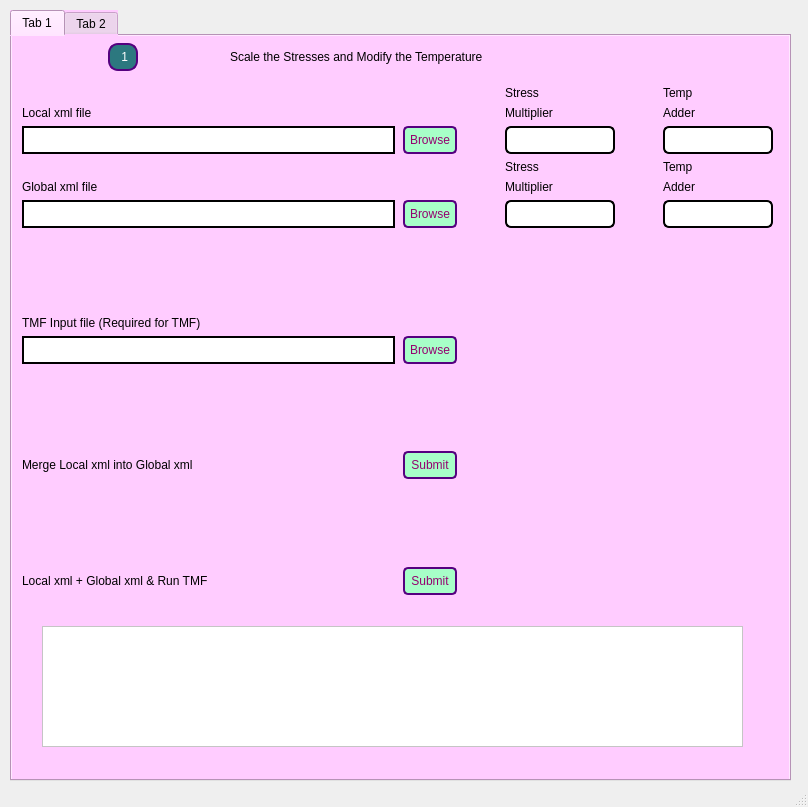
<?xml version="1.0" encoding="UTF-8"?>
<ui version="4.0">
 <class>MainWindow</class>
 <widget class="QMainWindow" name="MainWindow">
  <property name="geometry">
   <rect>
    <x>0</x>
    <y>0</y>
    <width>808</width>
    <height>807</height>
   </rect>
  </property>
  <property name="windowTitle">
   <string>MainWindow</string>
  </property>
  <widget class="QWidget" name="centralwidget">
   <widget class="QTabWidget" name="tabWidget">
    <property name="geometry">
     <rect>
      <x>10</x>
      <y>10</y>
      <width>781</width>
      <height>771</height>
     </rect>
    </property>
    <property name="sizeIncrement">
     <size>
      <width>0</width>
      <height>40</height>
     </size>
    </property>
    <property name="styleSheet">
     <string notr="true">/* Main Window Style */
QWidget {
    background-color: rgb(255, 204, 255);  /* Pinkish background */
}</string>
    </property>
    <property name="currentIndex">
     <number>0</number>
    </property>
    <widget class="QWidget" name="tab">
     <attribute name="title">
      <string>Tab 1</string>
     </attribute>
     <widget class="QWidget" name="horizontalLayoutWidget">
      <property name="geometry">
       <rect>
        <x>10</x>
        <y>-1</y>
        <width>568</width>
        <height>44</height>
       </rect>
      </property>
      <layout class="QHBoxLayout" name="horizontalLayout">
       <property name="sizeConstraint">
        <enum>QLayout::SetNoConstraint</enum>
       </property>
       <item>
        <widget class="QLabel" name="Number_label">
         <property name="sizePolicy">
          <sizepolicy hsizetype="Fixed" vsizetype="Fixed">
           <horstretch>0</horstretch>
           <verstretch>0</verstretch>
          </sizepolicy>
         </property>
         <property name="layoutDirection">
          <enum>Qt::RightToLeft</enum>
         </property>
         <property name="styleSheet">
          <string notr="true">/* Title Label Style */
QLabel#Number_label {
    background-color:rgb(44, 120, 127);  /* Bluish background */
    color: white;               /* Font color for the text */
    font: 14pt &quot;MS Shell Dlg 2&quot;;
    padding: 5px;
    border-radius: 10px;                   /* Rounded corners */
    border: 2px solid rgb(85, 0, 127);           
}
</string>
         </property>
         <property name="text">
          <string> 1</string>
         </property>
        </widget>
       </item>
       <item>
        <widget class="QLabel" name="text">
         <property name="sizePolicy">
          <sizepolicy hsizetype="Fixed" vsizetype="Fixed">
           <horstretch>0</horstretch>
           <verstretch>0</verstretch>
          </sizepolicy>
         </property>
         <property name="layoutDirection">
          <enum>Qt::LeftToRight</enum>
         </property>
         <property name="styleSheet">
          <string notr="true">
QLabel#text{
 background-color: rgb(255, 204, 255);
color: black;                /* Font color */
font: bold 17pt &quot;Arial Narrow&quot;;
 font-weight: normal;
}

</string>
         </property>
         <property name="text">
          <string>Scale the Stresses and Modify the Temperature      </string>
         </property>
        </widget>
       </item>
      </layout>
     </widget>
     <widget class="QWidget" name="gridLayoutWidget">
      <property name="geometry">
       <rect>
        <x>10</x>
        <y>50</y>
        <width>751</width>
        <height>509</height>
       </rect>
      </property>
      <layout class="QGridLayout" name="gridLayout" rowstretch="0,0,0,0,0,0,0,0,0,0,0,0,0,0,0">
       <property name="sizeConstraint">
        <enum>QLayout::SetNoConstraint</enum>
       </property>
       <property name="horizontalSpacing">
        <number>8</number>
       </property>
       <item row="12" column="3">
        <widget class="QPushButton" name="pushButton_5">
         <property name="styleSheet">
          <string notr="true">QPushButton{
    background-color: rgb(167, 255, 200);  /* Bluish background */
    color: rgb(148, 0, 111);               /* Font color for the text */
    font: bold 8pt &quot;MS Shell Dlg 2&quot;;
    padding: 5px;
    border-radius: 5px;                   /* Rounded corners */
    border: 2px solid rgb(85, 0, 127);           
}</string>
         </property>
         <property name="text">
          <string>Submit</string>
         </property>
        </widget>
       </item>
       <item row="6" column="5">
        <widget class="QLabel" name="text_11">
         <property name="styleSheet">
          <string notr="true">QLabel#text_11{
background-color: rgb(255, 204, 255);
color: black;               
font: 12pt  &quot;Arial Narrow&quot;;
 font-weight: normal;
}</string>
         </property>
         <property name="text">
          <string>Multiplier</string>
         </property>
        </widget>
       </item>
       <item row="5" column="5">
        <widget class="QLabel" name="text_12">
         <property name="styleSheet">
          <string notr="true">
QLabel#text_12{
background-color: rgb(255, 204, 255);
color: black;                /* Font color */
font: 12pt  &quot;Arial Narrow&quot;;
 font-weight: normal;
}</string>
         </property>
         <property name="text">
          <string>Stress</string>
         </property>
        </widget>
       </item>
       <item row="10" column="3">
        <widget class="QPushButton" name="pushButton_3">
         <property name="sizePolicy">
          <sizepolicy hsizetype="Preferred" vsizetype="Preferred">
           <horstretch>0</horstretch>
           <verstretch>0</verstretch>
          </sizepolicy>
         </property>
         <property name="styleSheet">
          <string notr="true">QPushButton{
    background-color: rgb(167, 255, 200);  /* Bluish background */
    color: rgb(148, 0, 111);               /* Font color for the text */
    font: bold 8pt &quot;MS Shell Dlg 2&quot;;
    padding: 5px;
    border-radius: 5px;                   /* Rounded corners */
    border: 2px solid rgb(85, 0, 127);           
}</string>
         </property>
         <property name="text">
          <string>Browse</string>
         </property>
        </widget>
       </item>
       <item row="4" column="7">
        <widget class="QLineEdit" name="lineEdit_6">
         <property name="sizePolicy">
          <sizepolicy hsizetype="Preferred" vsizetype="Preferred">
           <horstretch>0</horstretch>
           <verstretch>0</verstretch>
          </sizepolicy>
         </property>
         <property name="styleSheet">
          <string notr="true">QLineEdit#lineEdit_6{
background-color: #ffffff;
border: 2px solid #000;
border-radius: 6px;                   /* Rounded corners */
  
}</string>
         </property>
        </widget>
       </item>
       <item row="9" column="2">
        <widget class="QLabel" name="text_4">
         <property name="styleSheet">
          <string notr="true">
QLabel#text_4{
 background-color: rgb(255, 204, 255);
color: black;                /* Font color */
font: 17pt  &quot;Arial Narrow&quot;;
 font-weight: normal;
}</string>
         </property>
         <property name="text">
          <string>TMF Input file (Required for TMF)</string>
         </property>
        </widget>
       </item>
       <item row="4" column="3">
        <widget class="QPushButton" name="pushButton">
         <property name="sizePolicy">
          <sizepolicy hsizetype="Preferred" vsizetype="Preferred">
           <horstretch>0</horstretch>
           <verstretch>0</verstretch>
          </sizepolicy>
         </property>
         <property name="styleSheet">
          <string notr="true">QPushButton{
    background-color: rgb(167, 255, 200);  /* Bluish background */
    color: rgb(148, 0, 111);               /* Font color for the text */
    font: bold 8pt &quot;MS Shell Dlg 2&quot;;
    padding: 5px;
    border-radius: 5px;                   /* Rounded corners */
    border: 2px solid rgb(85, 0, 127);           
}</string>
         </property>
         <property name="text">
          <string>Browse</string>
         </property>
        </widget>
       </item>
       <item row="3" column="7">
        <widget class="QLabel" name="text_10">
         <property name="styleSheet">
          <string notr="true">
QLabel#text_10{
background-color: rgb(255, 204, 255);
color: black;                /* Font color */
font: 12pt  &quot;Arial Narrow&quot;;
 font-weight: normal;
}</string>
         </property>
         <property name="text">
          <string>Adder</string>
         </property>
        </widget>
       </item>
       <item row="6" column="2">
        <widget class="QLabel" name="text_3">
         <property name="styleSheet">
          <string notr="true">
QLabel#text_3{
 background-color: rgb(255, 204, 255);
color: black;                /* Font color */
font: 17pt  &quot;Arial Narrow&quot;;
 font-weight: normal;
}</string>
         </property>
         <property name="text">
          <string>Global xml file</string>
         </property>
        </widget>
       </item>
       <item row="2" column="5">
        <widget class="QLabel" name="text_7">
         <property name="styleSheet">
          <string notr="true">
QLabel#text_7{
background-color: rgb(255, 204, 255);
color: black;                /* Font color */
font: 12pt  &quot;Arial Narrow&quot;;
 font-weight: normal;
}</string>
         </property>
         <property name="text">
          <string>Stress</string>
         </property>
        </widget>
       </item>
       <item row="4" column="5">
        <widget class="QLineEdit" name="lineEdit_4">
         <property name="sizePolicy">
          <sizepolicy hsizetype="Preferred" vsizetype="Preferred">
           <horstretch>0</horstretch>
           <verstretch>0</verstretch>
          </sizepolicy>
         </property>
         <property name="styleSheet">
          <string notr="true">QLineEdit#lineEdit_4{
background-color: #ffffff;
border: 2px solid #000;
border-radius: 6px;                   /* Rounded corners */
  
}</string>
         </property>
        </widget>
       </item>
       <item row="10" column="2">
        <widget class="QLineEdit" name="lineEdit_3">
         <property name="sizePolicy">
          <sizepolicy hsizetype="Expanding" vsizetype="Preferred">
           <horstretch>0</horstretch>
           <verstretch>0</verstretch>
          </sizepolicy>
         </property>
         <property name="styleSheet">
          <string notr="true">QLineEdit {
    background-color: #ffffff;
    border: 2px solid #000;
}</string>
         </property>
        </widget>
       </item>
       <item row="3" column="2">
        <widget class="QLabel" name="text_2">
         <property name="sizePolicy">
          <sizepolicy hsizetype="Expanding" vsizetype="Fixed">
           <horstretch>0</horstretch>
           <verstretch>0</verstretch>
          </sizepolicy>
         </property>
         <property name="styleSheet">
          <string notr="true">
QLabel#text_2{
 background-color: rgb(255, 204, 255);
color: black;                /* Font color */
font: 17pt  &quot;Arial Narrow&quot;;
 font-weight: normal;
}</string>
         </property>
         <property name="text">
          <string>Local xml file</string>
         </property>
        </widget>
       </item>
       <item row="4" column="6">
        <spacer name="horizontalSpacer_2">
         <property name="orientation">
          <enum>Qt::Horizontal</enum>
         </property>
         <property name="sizeType">
          <enum>QSizePolicy::Fixed</enum>
         </property>
         <property name="sizeHint" stdset="0">
          <size>
           <width>40</width>
           <height>20</height>
          </size>
         </property>
        </spacer>
       </item>
       <item row="6" column="7">
        <widget class="QLabel" name="text_14">
         <property name="styleSheet">
          <string notr="true">QLabel#text_14{
background-color: rgb(255, 204, 255);
color: black;                /* Font color */
font: 12pt  &quot;Arial Narrow&quot;;
 font-weight: normal;
}</string>
         </property>
         <property name="text">
          <string>Adder</string>
         </property>
        </widget>
       </item>
       <item row="5" column="7">
        <widget class="QLabel" name="text_13">
         <property name="styleSheet">
          <string notr="true">QLabel#text_13{
background-color: rgb(255, 204, 255);
color: black;              
font: 12pt  &quot;Arial Narrow&quot;;
 font-weight: normal;
}</string>
         </property>
         <property name="text">
          <string>Temp</string>
         </property>
        </widget>
       </item>
       <item row="7" column="5">
        <widget class="QLineEdit" name="lineEdit_5">
         <property name="sizePolicy">
          <sizepolicy hsizetype="Preferred" vsizetype="Preferred">
           <horstretch>0</horstretch>
           <verstretch>0</verstretch>
          </sizepolicy>
         </property>
         <property name="styleSheet">
          <string notr="true">QLineEdit#lineEdit_5{
background-color: #ffffff;
border: 2px solid #000;
border-radius: 6px;                   /* Rounded corners */
  
}</string>
         </property>
        </widget>
       </item>
       <item row="11" column="3">
        <spacer name="verticalSpacer_2">
         <property name="orientation">
          <enum>Qt::Vertical</enum>
         </property>
         <property name="sizeHint" stdset="0">
          <size>
           <width>20</width>
           <height>40</height>
          </size>
         </property>
        </spacer>
       </item>
       <item row="4" column="2">
        <widget class="QLineEdit" name="lineEdit_8">
         <property name="sizePolicy">
          <sizepolicy hsizetype="Expanding" vsizetype="Preferred">
           <horstretch>0</horstretch>
           <verstretch>0</verstretch>
          </sizepolicy>
         </property>
         <property name="styleSheet">
          <string notr="true">QLineEdit {
    background-color: #ffffff;
    border: 2px solid #000;
}</string>
         </property>
        </widget>
       </item>
       <item row="7" column="2">
        <widget class="QLineEdit" name="lineEdit_2">
         <property name="sizePolicy">
          <sizepolicy hsizetype="Expanding" vsizetype="Preferred">
           <horstretch>0</horstretch>
           <verstretch>0</verstretch>
          </sizepolicy>
         </property>
         <property name="styleSheet">
          <string notr="true">QLineEdit {
    background-color: #ffffff;
    border: 2px solid #000;
}</string>
         </property>
        </widget>
       </item>
       <item row="7" column="4">
        <spacer name="horizontalSpacer_4">
         <property name="orientation">
          <enum>Qt::Horizontal</enum>
         </property>
         <property name="sizeType">
          <enum>QSizePolicy::Fixed</enum>
         </property>
         <property name="sizeHint" stdset="0">
          <size>
           <width>40</width>
           <height>20</height>
          </size>
         </property>
        </spacer>
       </item>
       <item row="7" column="3">
        <widget class="QPushButton" name="pushButton_2">
         <property name="sizePolicy">
          <sizepolicy hsizetype="Preferred" vsizetype="Preferred">
           <horstretch>0</horstretch>
           <verstretch>0</verstretch>
          </sizepolicy>
         </property>
         <property name="styleSheet">
          <string notr="true">QPushButton{
    background-color: rgb(167, 255, 200);  /* Bluish background */
    color: rgb(148, 0, 111);               /* Font color for the text */
    font: bold 8pt &quot;MS Shell Dlg 2&quot;;
    padding: 5px;
    border-radius: 5px;                   /* Rounded corners */
    border: 2px solid rgb(85, 0, 127);           
}</string>
         </property>
         <property name="text">
          <string>Browse</string>
         </property>
        </widget>
       </item>
       <item row="12" column="2">
        <widget class="QLabel" name="text_6">
         <property name="styleSheet">
          <string notr="true">
QLabel#text_6
{
 background-color: rgb(255, 204, 255);
color: black;                /* Font color */
font: 17pt  &quot;Arial Narrow&quot;;
 font-weight: normal;
}</string>
         </property>
         <property name="text">
          <string>Merge Local xml into Global xml</string>
         </property>
        </widget>
       </item>
       <item row="2" column="7">
        <widget class="QLabel" name="text_9">
         <property name="styleSheet">
          <string notr="true">
QLabel#text_9{
background-color: rgb(255, 204, 255);
color: black;                /* Font color */
font: 12pt  &quot;Arial Narrow&quot;;
 font-weight: normal;
}</string>
         </property>
         <property name="text">
          <string>Temp</string>
         </property>
        </widget>
       </item>
       <item row="3" column="5">
        <widget class="QLabel" name="text_8">
         <property name="styleSheet">
          <string notr="true">
QLabel#text_8{
background-color: rgb(255, 204, 255);
color: black;                /* Font color */
font: 12pt  &quot;Arial Narrow&quot;;
 font-weight: normal;
}</string>
         </property>
         <property name="text">
          <string>Multiplier</string>
         </property>
        </widget>
       </item>
       <item row="4" column="4">
        <spacer name="horizontalSpacer_3">
         <property name="orientation">
          <enum>Qt::Horizontal</enum>
         </property>
         <property name="sizeType">
          <enum>QSizePolicy::Fixed</enum>
         </property>
         <property name="sizeHint" stdset="0">
          <size>
           <width>40</width>
           <height>20</height>
          </size>
         </property>
        </spacer>
       </item>
       <item row="13" column="3">
        <spacer name="verticalSpacer_4">
         <property name="orientation">
          <enum>Qt::Vertical</enum>
         </property>
         <property name="sizeHint" stdset="0">
          <size>
           <width>20</width>
           <height>40</height>
          </size>
         </property>
        </spacer>
       </item>
       <item row="7" column="7">
        <widget class="QLineEdit" name="lineEdit_7">
         <property name="sizePolicy">
          <sizepolicy hsizetype="Preferred" vsizetype="Preferred">
           <horstretch>0</horstretch>
           <verstretch>0</verstretch>
          </sizepolicy>
         </property>
         <property name="styleSheet">
          <string notr="true">QLineEdit#lineEdit_7{
background-color: #ffffff;
border: 2px solid #000;
border-radius: 6px;                   /* Rounded corners */
  
}</string>
         </property>
        </widget>
       </item>
       <item row="14" column="2">
        <widget class="QLabel" name="text_16">
         <property name="styleSheet">
          <string notr="true">
QLabel#text_16{
 background-color: rgb(255, 204, 255);
color: black;                /* Font color */
font: 17pt  &quot;Arial Narrow&quot;;
 font-weight: normal;
}</string>
         </property>
         <property name="text">
          <string>Local xml + Global xml &amp; Run TMF</string>
         </property>
        </widget>
       </item>
       <item row="14" column="3">
        <widget class="QPushButton" name="pushButton_6">
         <property name="styleSheet">
          <string notr="true">QPushButton{
    background-color: rgb(167, 255, 200);  /* Bluish background */
    color: rgb(148, 0, 111);               /* Font color for the text */
    font: bold 8pt &quot;MS Shell Dlg 2&quot;;
    padding: 5px;
    border-radius: 5px;                   /* Rounded corners */
    border: 2px solid rgb(85, 0, 127);           
}</string>
         </property>
         <property name="text">
          <string>Submit</string>
         </property>
        </widget>
       </item>
       <item row="8" column="2">
        <spacer name="verticalSpacer_5">
         <property name="orientation">
          <enum>Qt::Vertical</enum>
         </property>
         <property name="sizeHint" stdset="0">
          <size>
           <width>20</width>
           <height>40</height>
          </size>
         </property>
        </spacer>
       </item>
      </layout>
     </widget>
     <widget class="QTextBrowser" name="textBrowser">
      <property name="geometry">
       <rect>
        <x>30</x>
        <y>590</y>
        <width>701</width>
        <height>121</height>
       </rect>
      </property>
      <property name="styleSheet">
       <string notr="true">QTextBrowser#textBrowser{
 background-color: white;
}

</string>
      </property>
     </widget>
    </widget>
    <widget class="QWidget" name="tab_2">
     <attribute name="title">
      <string>Tab 2</string>
     </attribute>
     <widget class="QWidget" name="formLayoutWidget">
      <property name="geometry">
       <rect>
        <x>20</x>
        <y>20</y>
        <width>551</width>
        <height>101</height>
       </rect>
      </property>
      <layout class="QFormLayout" name="formLayout">
       <property name="sizeConstraint">
        <enum>QLayout::SetDefaultConstraint</enum>
       </property>
       <item row="0" column="0">
        <widget class="QLabel" name="Number_label_2">
         <property name="sizePolicy">
          <sizepolicy hsizetype="Fixed" vsizetype="Fixed">
           <horstretch>0</horstretch>
           <verstretch>0</verstretch>
          </sizepolicy>
         </property>
         <property name="layoutDirection">
          <enum>Qt::RightToLeft</enum>
         </property>
         <property name="styleSheet">
          <string notr="true">/* Title Label Style */
QLabel#Number_label_2{
    background-color:rgb(44, 120, 127);  /* Bluish background */
    color: white;               /* Font color for the text */
    font: 14pt &quot;MS Shell Dlg 2&quot;;
    padding: 5px;
    border-radius: 10px;                   /* Rounded corners */
    border: 2px solid rgb(85, 0, 127);           
}
</string>
         </property>
         <property name="text">
          <string>2</string>
         </property>
        </widget>
       </item>
       <item row="0" column="1">
        <widget class="QLabel" name="text_5">
         <property name="sizePolicy">
          <sizepolicy hsizetype="Fixed" vsizetype="Fixed">
           <horstretch>0</horstretch>
           <verstretch>0</verstretch>
          </sizepolicy>
         </property>
         <property name="layoutDirection">
          <enum>Qt::LeftToRight</enum>
         </property>
         <property name="styleSheet">
          <string notr="true">
QLabel#text_5{
 background-color: rgb(255, 204, 255);
color: black;                /* Font color */
font: bold 17pt &quot;Arial Narrow&quot;;
 font-weight: normal;
}

</string>
         </property>
         <property name="text">
          <string>Convert xml file from M_MPa Unit </string>
         </property>
        </widget>
       </item>
       <item row="1" column="1">
        <widget class="QLabel" name="label">
         <property name="styleSheet">
          <string notr="true">
QLabel#label{
 background-color: rgb(255, 204, 255);
color: black;                /* Font color */
font: bold 17pt &quot;Arial Narrow&quot;;
 font-weight: normal;
}
</string>
         </property>
         <property name="text">
          <string>System to mm_MPa Unit System</string>
         </property>
        </widget>
       </item>
      </layout>
     </widget>
     <widget class="QWidget" name="horizontalLayoutWidget_2">
      <property name="geometry">
       <rect>
        <x>20</x>
        <y>280</y>
        <width>451</width>
        <height>41</height>
       </rect>
      </property>
      <layout class="QHBoxLayout" name="horizontalLayout_2">
       <item>
        <widget class="QLineEdit" name="lineEdit_9">
         <property name="sizePolicy">
          <sizepolicy hsizetype="Expanding" vsizetype="Preferred">
           <horstretch>0</horstretch>
           <verstretch>0</verstretch>
          </sizepolicy>
         </property>
         <property name="styleSheet">
          <string notr="true">QLineEdit {
    background-color: #ffffff;
    border: 2px solid #000;
}</string>
         </property>
        </widget>
       </item>
       <item>
        <widget class="QPushButton" name="pushButton_4">
         <property name="sizePolicy">
          <sizepolicy hsizetype="Preferred" vsizetype="Preferred">
           <horstretch>0</horstretch>
           <verstretch>0</verstretch>
          </sizepolicy>
         </property>
         <property name="styleSheet">
          <string notr="true">QPushButton{
    background-color: rgb(167, 255, 200);  /* Bluish background */
    color: rgb(148, 0, 111);               /* Font color for the text */
    font: bold 8pt &quot;MS Shell Dlg 2&quot;;
    padding: 5px;
    border-radius: 5px;                   /* Rounded corners */
    border: 2px solid rgb(85, 0, 127);           
}</string>
         </property>
         <property name="text">
          <string>Browse</string>
         </property>
        </widget>
       </item>
      </layout>
     </widget>
     <widget class="QLabel" name="text_15">
      <property name="geometry">
       <rect>
        <x>30</x>
        <y>230</y>
        <width>251</width>
        <height>33</height>
       </rect>
      </property>
      <property name="sizePolicy">
       <sizepolicy hsizetype="Fixed" vsizetype="Fixed">
        <horstretch>0</horstretch>
        <verstretch>0</verstretch>
       </sizepolicy>
      </property>
      <property name="layoutDirection">
       <enum>Qt::LeftToRight</enum>
      </property>
      <property name="styleSheet">
       <string notr="true">
QLabel#text_15{
 background-color: rgb(255, 204, 255);
color: black;                /* Font color */
font: bold 17pt &quot;Arial Narrow&quot;;
 font-weight: normal;
}

</string>
      </property>
      <property name="text">
       <string>xml file in M MPa Unit</string>
      </property>
     </widget>
     <widget class="QWidget" name="verticalLayoutWidget">
      <property name="geometry">
       <rect>
        <x>20</x>
        <y>130</y>
        <width>551</width>
        <height>51</height>
       </rect>
      </property>
      <layout class="QVBoxLayout" name="verticalLayout">
       <item>
        <widget class="QLabel" name="label_2">
         <property name="styleSheet">
          <string notr="true">
QLabel#label_2{
 background-color: rgb(255, 204, 255);
color: black;                /* Font color */
font: 12pt &quot;Arial Narrow&quot;;
 font-weight: normal;
}
</string>
         </property>
         <property name="text">
          <string>Nodal coordinates scaled by 1.0E3, Nodal Stresses scaled by 1.0E-6</string>
         </property>
        </widget>
       </item>
      </layout>
     </widget>
     <widget class="QLabel" name="label_3">
      <property name="geometry">
       <rect>
        <x>20</x>
        <y>330</y>
        <width>441</width>
        <height>61</height>
       </rect>
      </property>
      <property name="styleSheet">
       <string notr="true">
QLabel#label_3{
 background-color: rgb(255, 204, 255);
color: black;                /* Font color */
font: bold 17pt &quot;Arial Narrow&quot;;
 font-weight: normal;
}
</string>
      </property>
      <property name="text">
       <string>Select the box if the given xml file has :</string>
      </property>
     </widget>
     <widget class="QWidget" name="verticalLayoutWidget_2">
      <property name="geometry">
       <rect>
        <x>20</x>
        <y>380</y>
        <width>431</width>
        <height>199</height>
       </rect>
      </property>
      <layout class="QVBoxLayout" name="verticalLayout_2">
       <item>
        <widget class="QCheckBox" name="checkBox_1">
         <property name="styleSheet">
          <string notr="true">

QCheckBox#checkBox_1 {
    background-color: rgb(255, 204, 255); 
    color: black;                       
    font: normal 17pt &quot;Arial Narrow&quot;;   
}

QCheckBox#checkBox_1::indicator {
background-color: white; 
    width: 40px; 
    height: 40px; 
}

QCheckBox#checkBox_1::indicator:unchecked {
    image: url(&quot;C:/Users/Lipika Dudeja/Downloads/unchecked.svg&quot;); 
}

QCheckBox#checkBox_1::indicator:checked {
    image: url(&quot;C:/Users/Lipika Dudeja/Downloads/checked.svg&quot;); 
}</string>
         </property>
         <property name="text">
          <string>Nodal Temperature</string>
         </property>
        </widget>
       </item>
       <item>
        <widget class="QCheckBox" name="checkBox_2">
         <property name="styleSheet">
          <string notr="true">QCheckBox#checkBox_2 {
    background-color: rgb(255, 204, 255); 
    color: black;                       
    font: normal 17pt &quot;Arial Narrow&quot;;   
}

QCheckBox#checkBox_2::indicator {
background-color: white; 
    width: 40px; 
    height: 40px; 
}

QCheckBox#checkBox_2::indicator:unchecked {
    image: url(&quot;C:/Users/Lipika Dudeja/Downloads/unchecked.svg&quot;); 
}

QCheckBox#checkBox_2::indicator:checked {
    image: url(&quot;C:/Users/Lipika Dudeja/Downloads/checked.svg&quot;); 
}
</string>
         </property>
         <property name="text">
          <string>Nodal Coordinates</string>
         </property>
        </widget>
       </item>
       <item>
        <widget class="QCheckBox" name="checkBox_3">
         <property name="styleSheet">
          <string notr="true">QCheckBox#checkBox_3 {
    background-color: rgb(255, 204, 255); 
    color: black;                       
    font: normal 17pt &quot;Arial Narrow&quot;;   
}

QCheckBox#checkBox_3::indicator {
background-color: white; 
    width: 40px; 
    height: 40px; 
}

QCheckBox#checkBox_3::indicator:unchecked {
    image: url(&quot;C:/Users/Lipika Dudeja/Downloads/unchecked.svg&quot;); 
}

QCheckBox#checkBox_3::indicator:checked {
    image: url(&quot;C:/Users/Lipika Dudeja/Downloads/checked.svg&quot;); 
}
</string>
         </property>
         <property name="text">
          <string>Element Connectivities</string>
         </property>
        </widget>
       </item>
       <item>
        <widget class="QCheckBox" name="checkBox_4">
         <property name="styleSheet">
          <string notr="true">QCheckBox#checkBox_4{
    background-color: rgb(255, 204, 255); 
    color: black;                       
    font: normal 17pt &quot;Arial Narrow&quot;;   
}

QCheckBox#checkBox_4::indicator {
background-color: white; 
    width: 40px; 
    height: 40px; 
}

QCheckBox#checkBox_4::indicator:unchecked {
    image: url(&quot;C:/Users/Lipika Dudeja/Downloads/unchecked.svg&quot;); 
}

QCheckBox#checkBox_4::indicator:checked {
    image: url(&quot;C:/Users/Lipika Dudeja/Downloads/checked.svg&quot;); 
}</string>
         </property>
         <property name="text">
          <string>Nodal Stresses</string>
         </property>
        </widget>
       </item>
      </layout>
     </widget>
     <widget class="QTextBrowser" name="textBrowser_2">
      <property name="geometry">
       <rect>
        <x>370</x>
        <y>730</y>
        <width>751</width>
        <height>121</height>
       </rect>
      </property>
      <property name="styleSheet">
       <string notr="true">QTextBrowser#textBrowser{
 background-color: white;
}

</string>
      </property>
     </widget>
     <widget class="QTextBrowser" name="textBrowser_3">
      <property name="geometry">
       <rect>
        <x>30</x>
        <y>590</y>
        <width>701</width>
        <height>121</height>
       </rect>
      </property>
      <property name="styleSheet">
       <string notr="true">QTextBrowser#textBrowser_3{
 background-color: white;
}

</string>
      </property>
     </widget>
    </widget>
   </widget>
  </widget>
  <widget class="QStatusBar" name="statusbar"/>
 </widget>
 <resources/>
 <connections/>
</ui>
